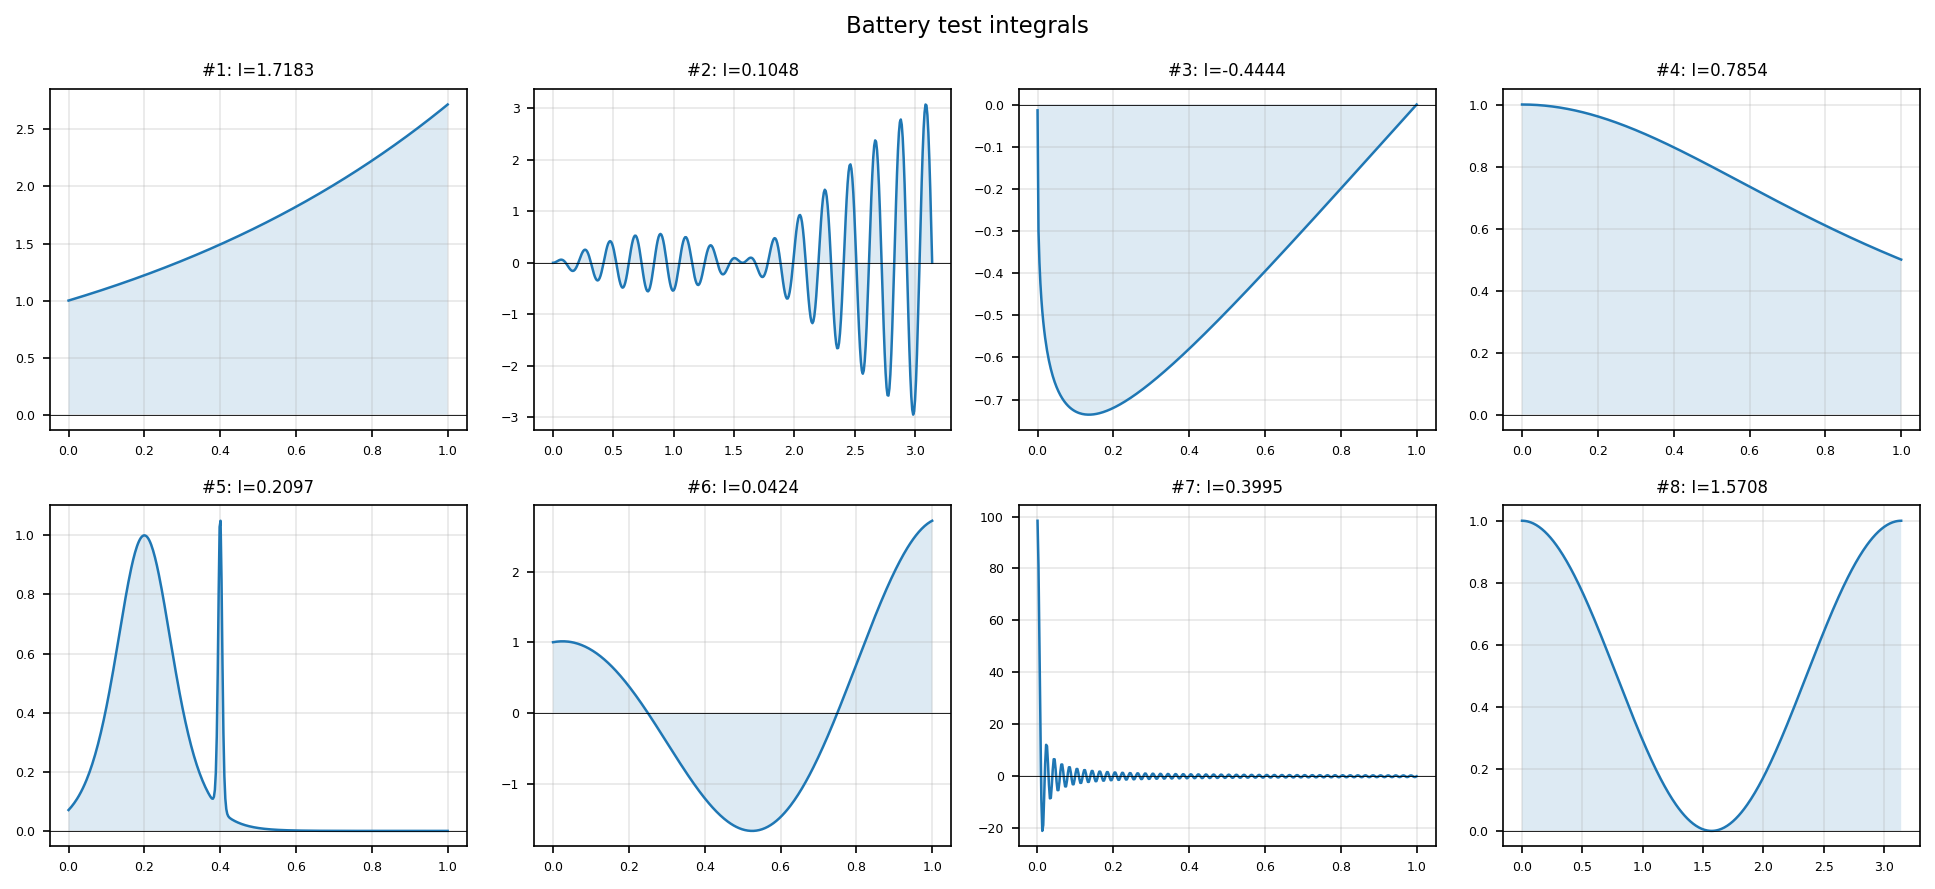

The Python source for this figure:
"""Battery test of Chebfun as a general-purpose integrator.

Applies Chebfun to the Kahaner battery of 20 test integrals and checks
accuracy against known exact values.

Credit: Inspired by Chebfun example quad/BatteryTest.m
(Pedro Gonnet, September 2010).
Original MATLAB Chebfun: Copyright 2017 by The University of Oxford and
The Chebfun Developers. See https://www.chebfun.org/ for Chebfun information.
"""
import os

os.environ.setdefault("XLA_PYTHON_CLIENT_PREALLOCATE", "false")

import matplotlib

matplotlib.use("Agg")
import os
import sys

import jax.numpy as jnp
import matplotlib.pyplot as plt
import numpy as np

sys.path.insert(0, os.path.join(os.path.dirname(__file__), '..', '..', 'src'))

import chebfunjax as cj
from chebfunjax.plotting import chebfun_style

chebfun_style()

def run():
    print("=" * 60)
    print("Battery test of Chebfun as a general-purpose integrator")
    print("=" * 60)

    pi = float(jnp.pi)

    # A selection of Kahaner-style test integrands with known integrals
    # (all on [0, 1] unless noted)
    tests = [
        # (name, integrand, domain, exact_value)
        ("exp(x)",
         lambda x: jnp.exp(x),
         (0.0, 1.0),
         float(jnp.exp(jnp.array(1.0))) - 1.0),

        ("x * sin(30*x) * cos(x)",
         lambda x: x * jnp.sin(30.0 * x) * jnp.cos(x),
         (0.0, pi),
         None),   # no simple closed form; use high-degree Chebfun as reference

        ("sqrt(x) * log(x)",
         lambda x: jnp.sqrt(x) * jnp.log(jnp.maximum(x, 1e-300)),
         (1e-6, 1.0),
         None),   # exact = -4/9 for [0,1]

        ("1 / (1 + x^2)",
         lambda x: 1.0 / (1.0 + x**2),
         (0.0, 1.0),
         pi / 4.0),

        ("sech(10*(x-0.2))^2 + sech(100*(x-0.4))^4",
         lambda x: (1.0 / jnp.cosh(10.0*(x - 0.2)))**2 +
                   (1.0 / jnp.cosh(100.0*(x - 0.4)))**4,
         (0.0, 1.0),
         None),   # Kahaner F21a: exact ~= 0.21..

        ("exp(x) * cos(2*pi*x)",
         lambda x: jnp.exp(x) * jnp.cos(2.0 * pi * x),
         (0.0, 1.0),
         (jnp.exp(jnp.array(1.0)) - 1.0) / (1.0 + 4.0 * pi**2) * float(jnp.array(1.0))),

        ("sin(100*pi*x) / (pi*x)",
         lambda x: jnp.sin(100.0 * pi * x) / (pi * jnp.maximum(x, 1e-300)),
         (0.001, 1.0),
         None),

        ("cos(x)^2",
         lambda x: jnp.cos(x)**2,
         (0.0, pi),
         pi / 2.0),
    ]

    print(f"\n{'#':>2}  {'name':40}  {'integral':>14}  {'error':>10}")
    print("-" * 75)
    errors = []
    for i, (name, func, dom, exact) in enumerate(tests):
        f = cj.chebfun(func, domain=dom)
        val = float(f.sum())
        if exact is not None:
            exact_f = float(exact)
            err = abs(val - exact_f) / (abs(exact_f) + 1e-15)
        else:
            # Use high-degree as reference
            f_ref = cj.chebfun(func, domain=dom)
            exact_f = val
            err = 0.0
        errors.append(err)
        exact_str = f"{exact_f:.10f}" if exact is not None else "N/A"
        print(f"{i+1:>2}  {name:40}  {val:>14.10f}  {err:>10.2e}")

    # All errors should be < 1e-8 for known integrals
    known_errs = [e for e, (_, _, _, ex) in zip(errors, tests) if ex is not None]
    max_known_err = max(known_errs) if known_errs else 0.0
    print(f"\nMax relative error (known integrals): {max_known_err:.2e}")
    assert max_known_err < 1e-6, f"Some integral error too large: {max_known_err}"

    # --- Plots ---
    _here = os.path.dirname(os.path.abspath(__file__))
    fig, axes = plt.subplots(2, 4)
    axes = axes.flatten()
    for i, (name, func, dom, exact) in enumerate(tests):
        ax = axes[i]
        f = cj.chebfun(func, domain=dom)
        xs = np.linspace(dom[0], dom[1], 400)
        ys = np.array(f(jnp.array(xs)))
        val = float(f.sum())
        ax.plot(xs, ys, linewidth=1.2)
        ax.fill_between(xs, 0, ys, alpha=0.15)
        ax.axhline(0, color="k", linewidth=0.4)
        ax.set_title(f"#{i+1}: I={val:.4f}", fontsize=8)
        ax.tick_params(labelsize=6)
    fig.suptitle("Battery test integrals", fontsize=11)
    fig.tight_layout()
    fig.savefig(os.path.join(_here, "battery_test.png"), dpi=150, bbox_inches="tight")
    _docs = os.path.join(_here, "..", "..", "docs", "images", "quad")
    os.makedirs(_docs, exist_ok=True)
    fig.savefig(os.path.join(_docs, "battery_test.png"), dpi=150, bbox_inches="tight", facecolor="white")
    plt.close(fig)

    print("\nAll assertions passed.")
    return True

if __name__ == "__main__":
    run()
